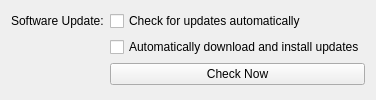
<?xml version="1.0" encoding="UTF-8"?>
<ui version="4.0">
 <class>UpdatePanel</class>
 <widget class="QWidget" name="UpdatePanel">
  <layout class="QFormLayout" name="formLayout">
   <item row="0" column="0">
    <widget class="QLabel" name="label">
     <property name="text">
      <string>Software Update:</string>
     </property>
    </widget>
   </item>
   <item row="0" column="1">
    <widget class="QCheckBox" name="mCheck">
     <property name="text">
      <string>Check for updates automatically</string>
     </property>
    </widget>
   </item>
   <item row="1" column="1">
    <widget class="QCheckBox" name="mDownload">
     <property name="text">
      <string>Automatically download and install updates</string>
     </property>
    </widget>
   </item>
   <item row="2" column="1">
    <widget class="QPushButton" name="mCheckNow">
     <property name="text">
      <string>Check Now</string>
     </property>
    </widget>
   </item>
  </layout>
 </widget>
 <resources/>
 <connections/>
</ui>
